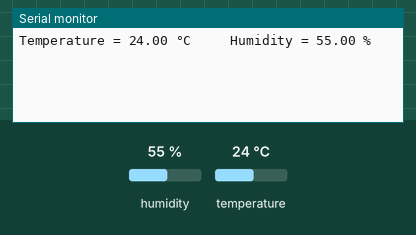
Recording of a sketch running on a simulated Arduino Uno, built with avr-gcc and run on an emulated ATmega328P. Shown: the last lines printed to the serial monitor. The test bench sets the inputs (shaded band); at power-on: humidity 55 %, temperature 24 °C.

Above: at 2.8 s.
2.9 s: humidity set to 22 %
5.6 s: temperature set to 12 °C
At 7.4 s:
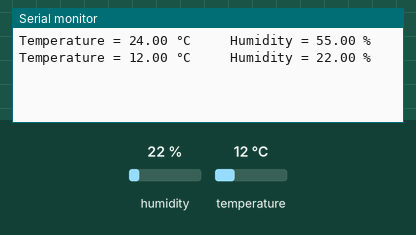
8.3 s: humidity set to 40 %
At 10.9 s:
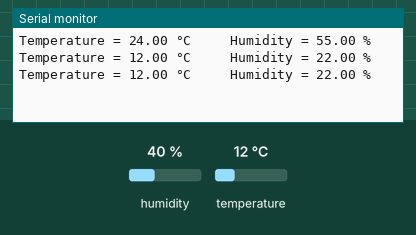
Timing chart, 0 to 12.4 s (numbered marks = the images above; inputs shaded):
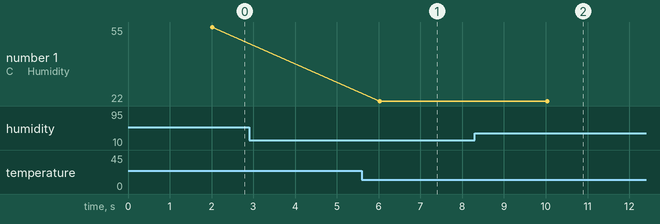

The sketch:

dht_serial.ino
```cpp
#include <DHT.h>
DHT dht(2,DHT22);
void setup() {
  // put your setup code here, to run once:
  Serial.begin(9600);
  dht.begin();
}

void loop() {
  // put your main code here, to run repeatedly:
  float h = dht.readHumidity(); // Gets the values of the humidity
  delay(2000);
  float t = dht.readTemperature(); // Gets the values of the temperature


  // Printing the results on the serial monitor
  Serial.print("Temperature = ");
  Serial.print(t);
  Serial.print(" °C ");
  Serial.print("    Humidity = ");
  Serial.print(h);
  Serial.println(" % ");

  delay(2000);
}
```

Measured:
- after the input at 5.6 s, the serial monitor: prints a new line after 0.42 s (image 1)
- plotted number 1: 22 → 40 after the input at 8.3 s
